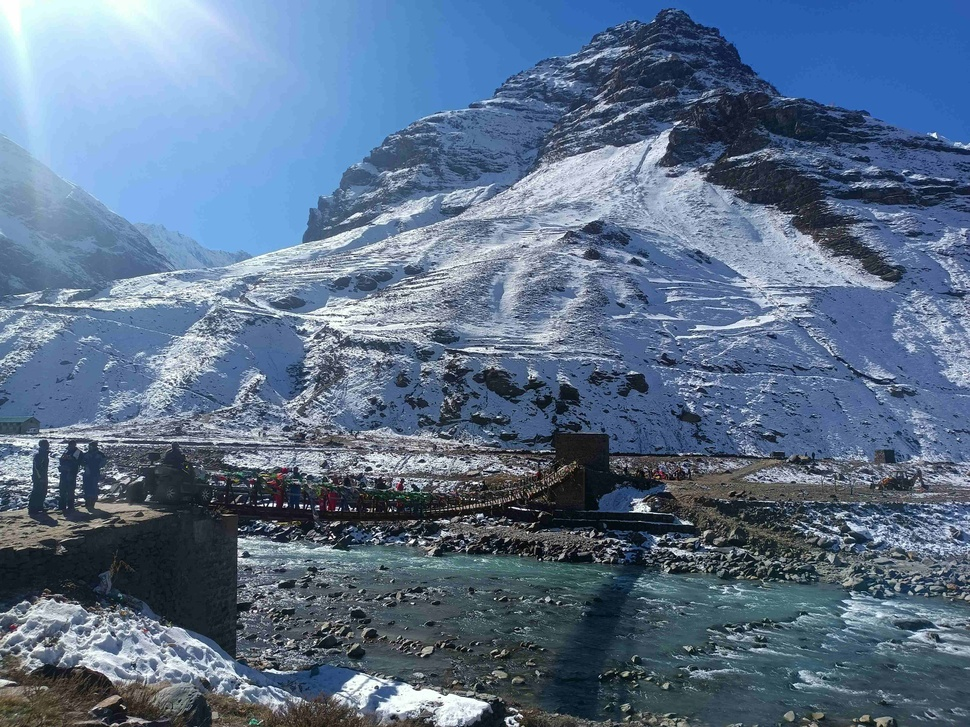
#> input picture iteration/vinay-jilowa-Qwo81eAmsQQ-unsplash (1).jpg, 970 x 727 px, shrunk from 4000 x 3000 before the run
$ python iteration.py
#> lines starting #> are read from the running program, lines starting #| are printed output that depends on the picture
from PIL import Image, ImageOps
image = Image.open("vinay-jilowa-Qwo81eAmsQQ-unsplash (1).jpg")
#> image is the input picture: PIL image 970x727 RGB; mean R, G, B 91.7, 112.7, 138.4
inverted_image = ImageOps.invert(image)
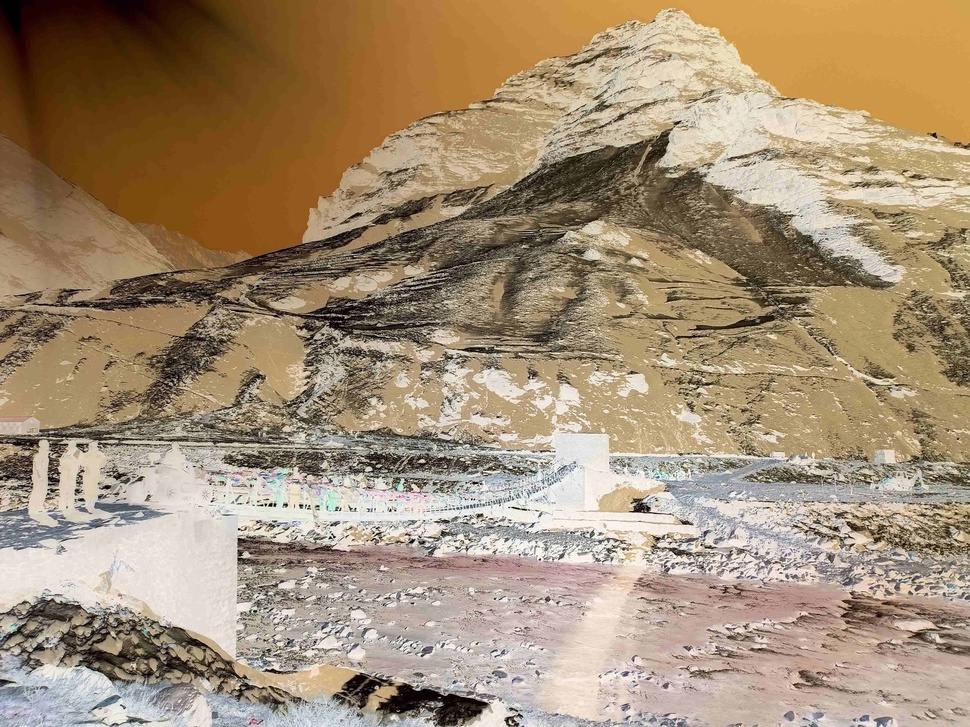
#> inverted_image: PIL image 970x727 RGB; mean R, G, B 163.3, 142.3, 116.6
inverted_image.save("inverted_image.png")

# Print numbers from 1 to 10
for number in range(1, 11):
    print(number)

# Calculate the sum of squares from 1 to 100
sum_of_squares = 0
for number in range(1, 101):
    sum_of_squares += number ** 2

print("Sum of squares from 1 to 100:", sum_of_squares)

# Create a multiplication table up to 10x10
for i in range(1, 11):
    for j in range(1, 11):
        print(f"{i * j:4}", end=' ')
    print()


# Function to count vowels in a string
def count_vowels(input_string):
#> called with input_string = 'brainstorm'
    vowels = 'aeiouAEIOU'
    count = 0
    for char in input_string:
        if char in vowels:
            count += 1
    return count


input_string = "brainstorm"
vowel_count = count_vowels(input_string)
print("Number of vowels:", vowel_count)  #
